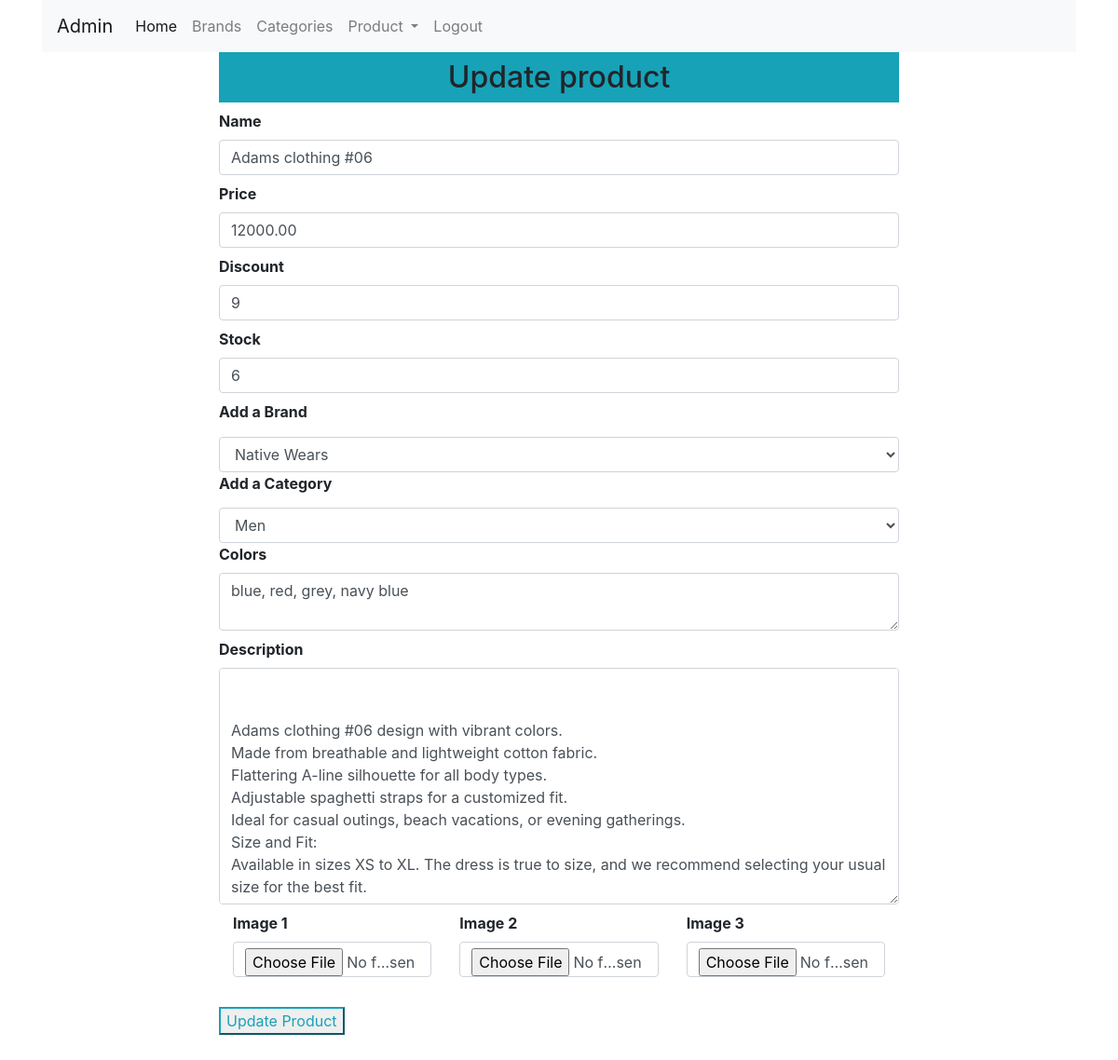
Page /updateproduct/1 on the committed database.
### shop/products/models.py (models this page shows, shortened)
class Addproduct(db.Model):
    __searchable__ = ['name', 'colors', 'price']
    id = db.Column(db.Integer, primary_key=True)
    name = db.Column(db.String(80), nullable=False)  # Name of the product (up to 80 characters)
    price = db.Column(db.Numeric(10, 2), nullable=False)  # Price of the product
    discount = db.Column(db.Integer, default=0)  # Discount for the product (default is 0)
    stock = db.Column(db.Integer, nullable=False)  # Quantity in stock
    colors = db.Column(db.String(100), nullable=False)  # Description of product colors
    desc = db.Column(db.Text, nullable=False)  # Description of the product
    pub_date = db.Column(db.DateTime, nullable=False, default=datetime.utcnow)  # Publication date and time
    brand_id = db.Column(db.Integer, db.ForeignKey('brand.id'), nullable=False)
    brand = db.relationship('Brand', backref=db.backref('brands', lazy=True))  # Relationship with the 'Brand' table
    category_id = db.Column(db.Integer, db.ForeignKey('category.id'), nullable=False)
    category = db.relationship('Category', backref=db.backref('post', lazy=True))  # Relationship with the 'Category' table
    image_1 = db.Column(db.String(150), nullable=False, default='image.jpg')
    image_2 = db.Column(db.String(150), nullable=False, default='image.jpg')
    image_3 = db.Column(db.String(150), nullable=False, default='image.jpg')

class Brand(db.Model):
    id = db.Column(db.Integer, primary_key=True)
    name = db.Column(db.String(30), nullable=False, unique=True)  # Name of the brand

class Category(db.Model):
    id = db.Column(db.Integer, primary_key=True)
    name = db.Column(db.String(30), nullable=False, unique=True)  # Name of the category

### shop/products/routes.py (the view, shortened to what this page needs)
@app.route('/updateproduct/<int:id>', methods=['GET', 'POST'])
def updateproduct(id):
    brands = Brand.query.all()
    categories = Category.query.all()
    product = Addproduct.query.get_or_404(id)
    brand = request.form.get('brand')
    category = request.form.get('category')
    form = Addproducts(request.form)
    form.name.data = product.name
    form.price.data = product.price
    form.discount.data = product.discount
    form.discription.data = product.desc
    form.stock.data = product.stock
    form.colors.data = product.colors
    return render_template('products/updateproduct.html', form=form, brands=brands, categories=categories, product=product)

### shop/products/forms.py
class Addproducts(Form):
    name = StringField('Name', [validators.DataRequired()])  # Product name field
    price = DecimalField('Price', [validators.DataRequired()])  # Product price field
    discount = IntegerField('Discount', default=0)  # Product discount field (default is 0)
    stock = IntegerField('Stock', [validators.DataRequired()])  # Product stock (quantity) field
    discription = TextAreaField('Description', [validators.DataRequired()])  # Product description field
    colors = TextAreaField('Colors', [validators.DataRequired()])  # Product colors field
    image_1 = FileField('Image 1', validators=[FileAllowed(['jpg', 'png', 'gif', 'jpeg'], 'Images only, please.')])
    image_2 = FileField('Image 2', validators=[FileAllowed(['jpg', 'png', 'gif', 'jpeg'], 'Images only, please.')])
    image_3 = FileField('Image 3', validators=[FileAllowed(['jpg', 'png', 'gif', 'jpeg'], 'Images only, please.')])

### shop/templates/products/updateproduct.html (shortened to what this page needs)
{% extends "layout.html" %}
{%  block content %}
<div class="container">
    <div class="row">
        <div class="col-md-2"></div>
        <div class="col-md-8">
            <h2 class="text-center bg-info p-2">Update product</h2>
            {% from "_formhelpers.html" import render_field %}
            <form action="" method="POST" enctype="multipart/form-data">
                {{ render_field(form.name, class="form-control", placeholder="Add product name")}}
                {{ render_field(form.price, class="form-control", placeholder="Add product price")}}
                {{ render_field(form.discount, class="form-control", placeholder="Add product discount")}}
                {{ render_field(form.stock, class="form-control", placeholder="Add product stock")}}
                <label for="brand"><h6><strong>Add a Brand</strong></h6></label>
                <select name="brand" id="brand" class="form-control" required>
                    <option value="{{product.brand_id}}">{{product.brand.name}}</option>
                </select>
                <label for="category"><h6><strong>Add a Category</strong></h6></label>
                <select name="category" id="category" class="form-control" required>
                    <option value="{{product.category_id}}">{{product.category.name}}</option>
                </select>
                {{ render_field(form.colors, class="form-control", placeholder="Add product color")}}
                {{ render_field(form.discription, class="form-control", placeholder="Add product detail",
                rows="10")}}
                <div class="container">
                    <div class="row">
                        <div class="col-md-4">{{ render_field(form.image_1, class="form-control")}}</div>
                        <div class="col-md-4">{{ render_field(form.image_2, class="form-control")}}</div>
                        <div class="col-md-4">{{ render_field(form.image_3, class="form-control")}}</div>
                    </div>
                </div>
                <button type="submit" class="btn-outline-info mt-4 mb-5">Update Product</button>
            </form>
        </div>
        <div class="col-md-2"></div>
    </div>
</div>
{% endblock content%}

### shop/templates/_formhelpers.html (shortened to what this page needs)
{% macro render_field(field) %}
    <dt>{{ field.label }}
    <dd>{{ field(**kwargs) |safe }}
    </dd>
{% endmacro %}

### rows in the picture
Addproduct: name "Adams clothing #06", price "12000.00", discount "9", stock "6", colors "blue, red, grey, navy blue"
Brand: brand "Native Wears"
Category: category "Men"

### other values in the picture
{{ field.label }} "Name Price Discount Stock Colors Description Image 1 Image 2 Image 3"
